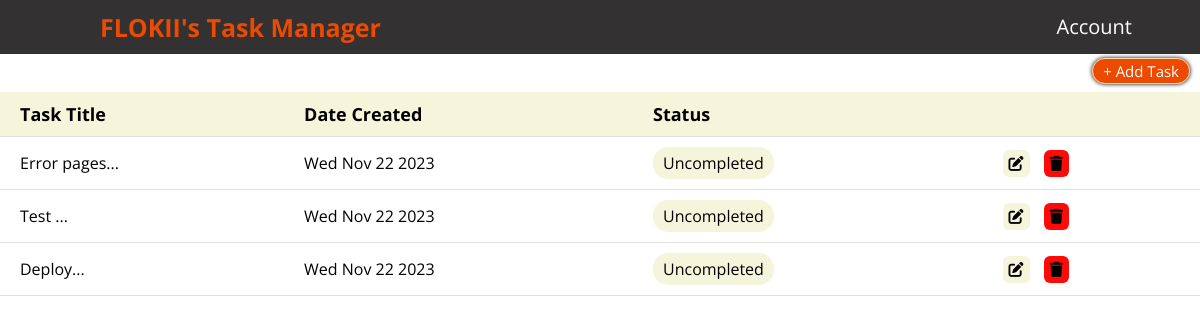
Page /dashboard (signed in) on the earlier database version.
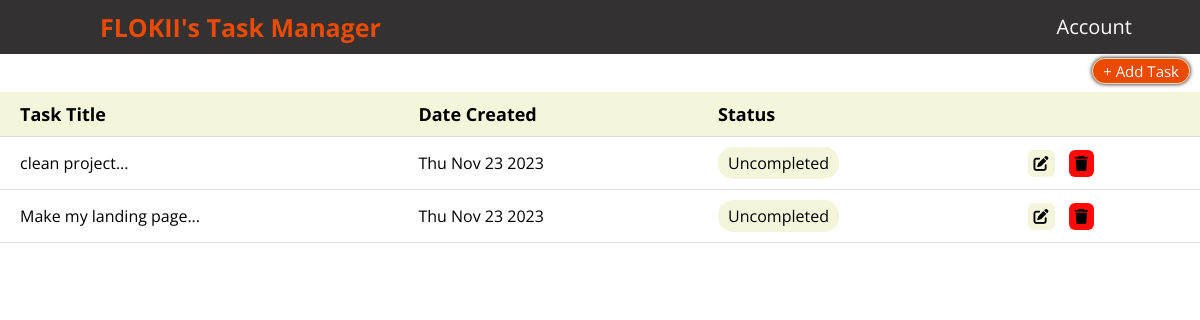
Same page on the later database version.
### app/models.py (models this page shows, shortened)
class User(db.Model, UserMixin):
    id = db.Column(db.Integer, primary_key=True)
    username = db.Column(db.String(20), unique=True, nullable=False)
    email = db.Column(db.String(120), unique=True, nullable=False)
    password = db.Column(db.String(120), nullable=False)
    image_file = db.Column(db.String(20), nullable=False, default='default.jpg')
    tasks = db.relationship('Task', backref='user', lazy=True)

class Task(db.Model):
    id = db.Column(db.Integer, primary_key=True)
    title = db.Column(db.String(100), nullable=False)
    description = db.Column(db.Text, nullable=True)
    resources = db.Column(db.Text, nullable=True)
    challenges = db.Column(db.Text, nullable=True)
    achievements = db.Column(db.Text, nullable=True)
    created_date = db.Column(db.DateTime, nullable=False, default=datetime.utcnow)
    completed = db.Column(db.Boolean, default=False)
    user_id = db.Column(db.Integer, db.ForeignKey('user.id'), nullable=False)

### app/tasks/routes.py (the view)
@tasks.route('/dashboard')
@login_required
def dashboard():
    user = User.query.filter_by(username=current_user.username).first().tasks
    return render_template('dashboard.html', title='Dashboard', user=user)

### app/models.py (called while the page is built)
@login.user_loader
def load_user(user_id):
    return User.query.get(int(user_id))

### app/templates/dashboard.html (shortened to what this page needs)
{% extends "home.html" %}
{%  block styles %}
<link rel="stylesheet" href="{{ url_for('static', filename='css/dashboard.css') }}">
{% endblock %}
{% block body %}
<nav>
    <label class="logo">{{ current_user.username }}'s Task Manager</label>
    <ul>
      <li><a class="active" href="{{ url_for('users.account') }}">Account</a></li>
    </ul>
</nav>
<div class="table">
  <div class="table_header">
    <div>
      <a class="add_new" href="{{ url_for('tasks.add_task') }}">+ Add Task</a>
   </div>
  </div>
  <div class="table_section">
      <table>
          <thead>
              <tr>
                  <th>Task Title</th>
                  <th>Date Created</th>
                  <th>Status</th>
                  <th></th>
              </tr>
          </thead>
          <tbody>
            {% if user %}
                {% for task in user %}
                    <tr>
                        <td><a class="task" href="{{ url_for('tasks.task', task_id=task.id) }}">{{ task.title }}...</a></td>
                        <td>{{ task.created_date.strftime('%a %b %d %Y') }}</td>
                        <td>
                          <button class="toggleButton {% if task.completed %}completed{% endif %}" onclick="toggleStatus(this, '{{ task.id }}')">
                              {% if task.completed %}
                                  Completed
                              {% else %}
                                  Uncompleted
                              {% endif %}
                          </button>
                        </td>
                        <td>
                          <form class="form-display" action="{{ url_for('tasks.edit_task', task_id=task.id)}}">
                            <button class= "button-1" type="submit">
                              <i class="fa-solid fa-pen-to-square"></i>
                            </button>
                          </form>
                          <form class="form-display" action="{{ url_for('tasks.delete_task', task_id=task.id)}}" method="POST">
                            <button class= "button-2" type="submit" onclick="if (!confirm('Are you sure you want to Delete?')) { return false }">
                              <i class="fa-solid fa-trash"></i>
                            </button>
                          </form>
                      </td>
                    </tr>
                {% endfor %}
            {% endif %}
          </tbody>
      </table>
  </div>
</div>
{% endblock %}

### app/templates/home.html (shortened to what this page needs)
<!DOCTYPE html>
<html lang="en" dir="ltr">
  <head>
    {% block styles %}{% endblock %}
   </head>
{% block body %}{% endblock %}
</html>

### app/static/css/dashboard.css (style rules this page uses)
* { margin: 0; padding: 0; box-sizing: border-box; font-family: 'Open Sans', sans-serif; }
nav { position: fixed; width: 100%; padding: 10px 0; z-index: 3; background-color:rgb(51, 49, 49); }
nav ul { float: right; margin-right: 50px; }
nav ul li { display: inline-block; margin: 3px 3px; list-style: none; }
nav ul li a { text-decoration: none; font-size: 15px; padding: 8px 15px; border-radius: 5px; transition: all 0.3s ease; }
.active { color: white; transition: .5s; font-size: 20px; }
label.logo { text-decoration: none; color: #eb4a00; text-shadow: 3px; font-size: 25px; font-weight:700; padding: 10px 100px; }
.table { width: 100%; align-items: center; }
.table_header { display: flex; justify-content: space-between; justify-content: end; padding-top: 60px; padding-bottom: 10px; }
.toggleButton { outline: none; border: none; border-radius: 15px; cursor: pointer; padding: 5px 10px; margin-right: 10px; color:black; font-size: 16px; background-color: beige; }
.form-display { display: inline; }
.button-1 { background-color: beige; margin-right: 10px; border-radius: 6px; border: none; }
.button-2 { background-color: rgb(255, 9, 9); border-radius: 6px; border: none; }
i { color: #000; padding: 6px; font-size: 15px; }
.add_new { padding: 2px 10px; min-width: 60px; height: 30px; color: white; background-color: #eb4a00; border: 1px solid wheat; border-radius: 30px; box-shadow: 0px 0px 4px 0px black; text-decoration: none; font-size: 15px; white-space: nowrap; margin-right: 10px; }
.table_section { height: 500px; overflow: auto; }
table { width: 100%; table-layout: abso; min-width: 700px; border-collapse: collapse; }
thead th { position: sticky; top: 0; background-color: beige; color: black; font-size: 18px; }
th,td { border-bottom: 1px solid #dddddd; padding: 10px 20px; word-break: break-all; text-align: left; }
::placeholder { color: black; }
.task { text-decoration: none; color: #000; }

Differences in the rows shown:
removed Task: title "Error pages", created_date "Wed Nov 22 2023", completed "Uncompleted"
removed Task: title "Test", created_date "Wed Nov 22 2023", completed "Uncompleted"
removed Task: title "Deploy", created_date "Wed Nov 22 2023", completed "Uncompleted"
added Task: title "clean project", created_date "Thu Nov 23 2023", completed "Uncompleted"
added Task: title "Make my landing page", created_date "Thu Nov 23 2023", completed "Uncompleted"
